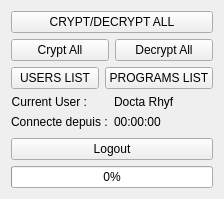
<?xml version="1.0" encoding="UTF-8"?>
<ui version="4.0">
 <class>FormMain</class>
 <widget class="QWidget" name="FormMain">
  <property name="geometry">
   <rect>
    <x>0</x>
    <y>0</y>
    <width>224</width>
    <height>199</height>
   </rect>
  </property>
  <property name="windowTitle">
   <string>Main</string>
  </property>
  <layout class="QVBoxLayout" name="verticalLayout">
   <item>
    <widget class="QPushButton" name="pushButtonCryptDecrypt">
     <property name="text">
      <string>CRYPT/DECRYPT ALL</string>
     </property>
    </widget>
   </item>
   <item>
    <layout class="QHBoxLayout" name="horizontalLayout_2">
     <item>
      <widget class="QPushButton" name="pushButtonCryptAll">
       <property name="text">
        <string>Crypt All</string>
       </property>
      </widget>
     </item>
     <item>
      <widget class="QPushButton" name="pushButtonDecryptAll">
       <property name="text">
        <string>Decrypt All</string>
       </property>
      </widget>
     </item>
    </layout>
   </item>
   <item>
    <layout class="QHBoxLayout" name="horizontalLayout">
     <item>
      <widget class="QPushButton" name="pushButtonUsersList">
       <property name="text">
        <string>USERS LIST</string>
       </property>
      </widget>
     </item>
     <item>
      <widget class="QPushButton" name="pushButtonProgramsList">
       <property name="text">
        <string>PROGRAMS LIST</string>
       </property>
      </widget>
     </item>
    </layout>
   </item>
   <item>
    <layout class="QFormLayout" name="formLayout">
     <item row="0" column="0">
      <widget class="QLabel" name="label">
       <property name="text">
        <string>&lt;html&gt;&lt;head/&gt;&lt;body&gt;&lt;p align=&quot;right&quot;&gt;Current User :&lt;/p&gt;&lt;/body&gt;&lt;/html&gt;</string>
       </property>
      </widget>
     </item>
     <item row="0" column="1">
      <widget class="QLabel" name="labelUsername">
       <property name="text">
        <string>Docta Rhyf</string>
       </property>
      </widget>
     </item>
     <item row="1" column="0">
      <widget class="QLabel" name="label_2">
       <property name="text">
        <string>Connecte depuis :</string>
       </property>
      </widget>
     </item>
     <item row="1" column="1">
      <widget class="QLabel" name="labelTimeEllapesed">
       <property name="text">
        <string>00:00:00</string>
       </property>
      </widget>
     </item>
    </layout>
   </item>
   <item>
    <widget class="QPushButton" name="pushButtonLogout">
     <property name="text">
      <string>Logout</string>
     </property>
    </widget>
   </item>
   <item>
    <widget class="QProgressBar" name="progressBar">
     <property name="value">
      <number>0</number>
     </property>
    </widget>
   </item>
  </layout>
 </widget>
 <resources/>
 <connections/>
</ui>
